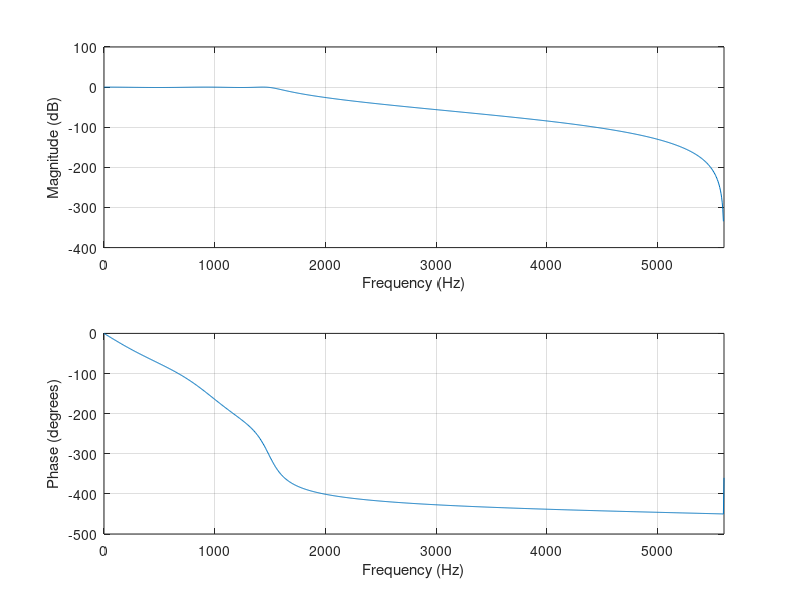
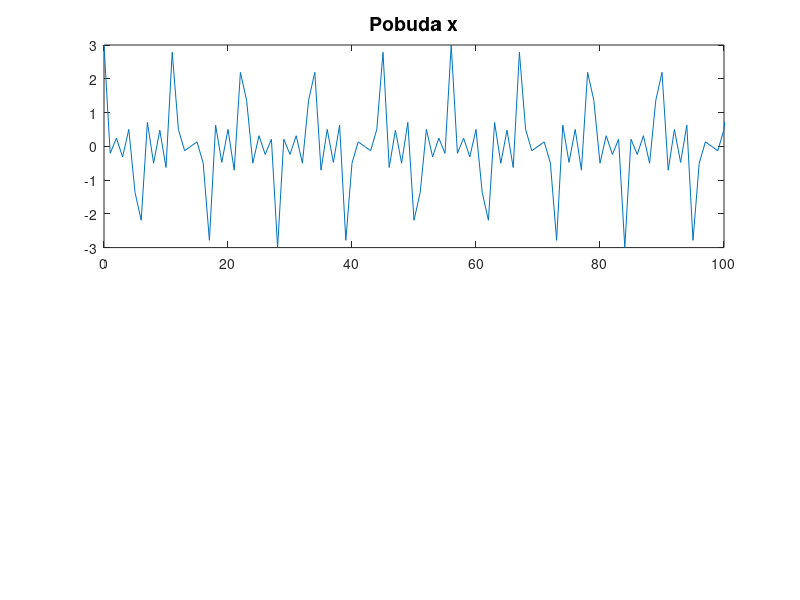

Write the MATLAB code that produced these figures, in order. (Note: this script raises an error after producing the figures.)
%Ucestanost odabiranja u sistemu
fsr = 11200;
%Specifikacija NF filtra
fp = 1500;
fs = 2500;
ap = 1;
as = 40;
%Odredjivanje minimalnog reda IIR filtra, Cebisevljeva aproksimacija prve vrste 
[n1, Wn1] = cheb1ord (fp/(fsr/2), fs/(fsr/2), ap, as);
%Projektovanje NF IIR filtra, Cebisevljeva aproksimacija prve vrste
[b1, a1] = cheby1 (n1, ap, Wn1, 'low');
%Crtanje amplitudskih i faznih karakteristika IIR filtara
freqz(b1,a1,1024,fsr);


n = 0:1023;
x = cos(2*pi*1000/fsr*n) + cos(2*pi*3000/fsr*n)+ cos(2*pi*5000/fsr*n);

figure
subplot(2, 1, 1), plot(n, x), title ('Pobuda x', 'FontSize', 14);
xlim([0 100]);

y = filter(b,a,x);

subplot(2, 1, 2), plot(1:numel(y), y), title ('Odziv na NF ', 'FontSize', 14), xlim([0 100]);